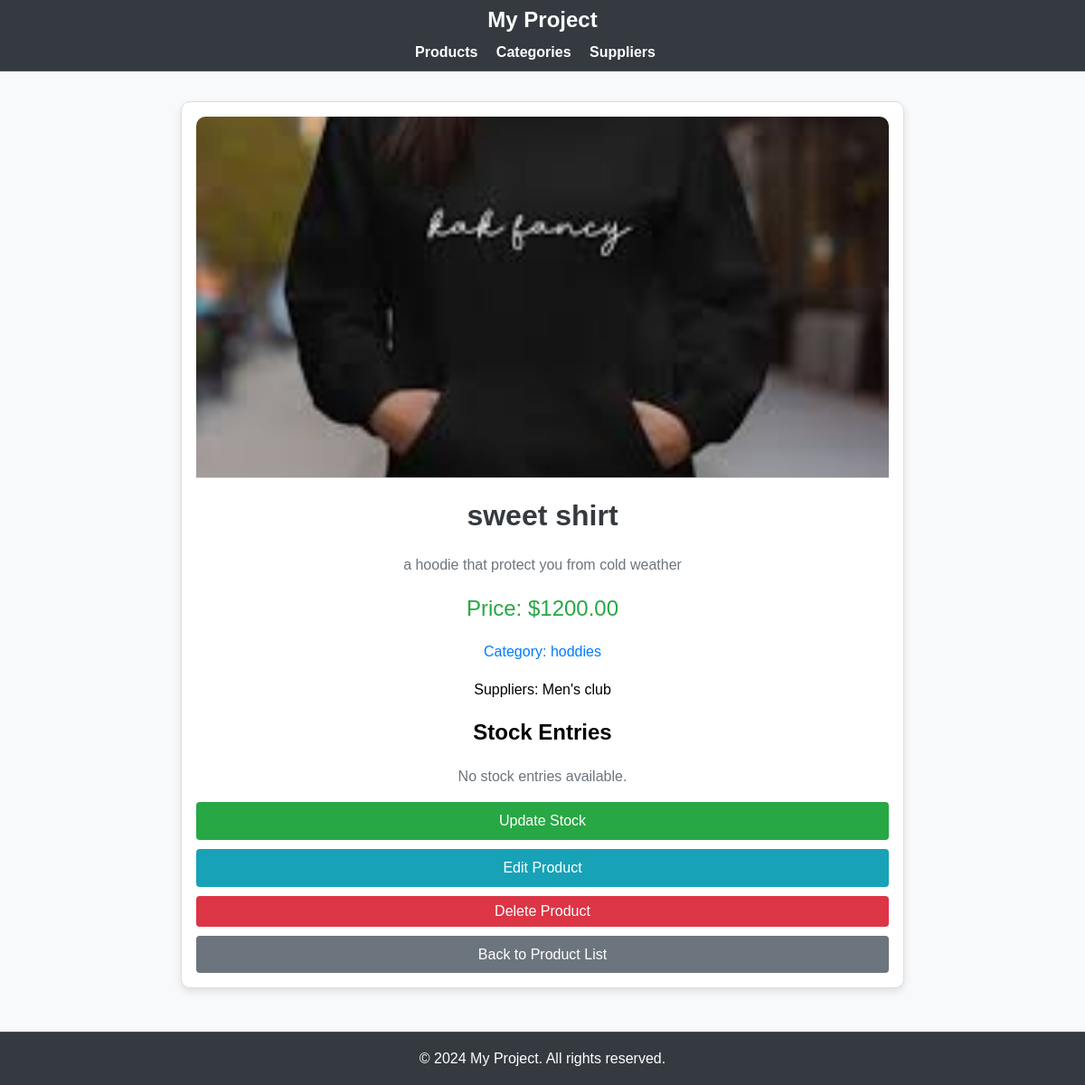
The app's page /products/8/ with its own data.
### inventory/models.py (models this page shows, shortened)
class Product(models.Model):
    name = models.CharField(max_length=100)
    description = models.TextField()
    price = models.DecimalField(max_digits=10, decimal_places=2)
    category = models.ForeignKey(Category, on_delete=models.CASCADE, related_name='products')
    suppliers = models.ManyToManyField(Supplier, related_name='products')
    image = models.ImageField(upload_to='product_images/', null=True, blank=True)

class Category(models.Model):
    name = models.CharField(max_length=100)

class Supplier(models.Model):
    name = models.CharField(max_length=100)
    address= models.CharField(max_length=255, null=True, blank=True)
    logo = models.ImageField(upload_to='supplier_logos/', null=True, blank=True)
    email = models.EmailField(max_length=100, null=True, blank=True)
    website = models.URLField(max_length=200, null=True, blank=True)
    phone_number = models.CharField(max_length=20, null=True, blank=True)

### inventory/views.py (the view)
# urls.py: path('products/<int:pk>/', views.product_detail, name='product_detail'),
def product_detail(request, pk):
    product = get_object_or_404(Product, pk=pk)
    stock_entries = product.stock_entries.all()
    return render(request, 'inventory/product_detail.html', {'product': product, 'stock_entries': stock_entries})

### inventory/templates/inventory/product_detail.html (shortened to what this page needs)
{% extends "base.html" %}
{% block content %}
<div class="product-detail-card">
    <img src="{{ product.image.url }}" alt="{{ product.name }}" class="product-image">
    <h1>{{ product.name }}</h1>
    <p class="product-description">{{ product.description }}</p>
    <p class="product-price">Price: ${{ product.price }}</p>
    <p class="product-category">Category: {{ product.category.name }}</p>
    <p class="product-suppliers">Suppliers:
        {% for supplier in product.suppliers.all %}
            {{ supplier.name }}{% if not forloop.last %}, {% endif %}
        {% endfor %}
    </p>
    <h2>Stock Entries</h2>
    <ul class="stock-list">
        {% for stock in stock_entries %}
        <li>{{ stock.quantity }} units (Last updated: {{ stock.date_updated }})</li>
        {% empty %}
        <li>No stock entries available.</li>
        {% endfor %}
    </ul>
    <div class="product-actions">
        <a class="btn btn-success" href="{% url 'stock_update' pk=product.pk %}">Update Stock</a>
        <a class="btn btn-info" href="{% url 'product_edit' pk=product.pk %}">Edit Product</a>
        <form method="POST" action="{% url 'product_delete' pk=product.pk %}" class="delete-form">
            <button type="submit" class="btn btn-danger">Delete Product</button>
        </form>
        <a class="btn btn-secondary" href="{% url 'product_list' %}">Back to Product List</a>
    </div>
</div>
{% endblock %}

### inventory/static/css/style.css (style rules this page uses)
* { margin: 0; padding: 0; box-sizing: border-box; }
html, body { height: 100%; font-family: Arial, sans-serif; line-height: 1.6; background-color: #f8f9fa; }
body { display: flex; flex-direction: column; }
button { color: #fff; border: none; border-radius: 4px; padding: 0.5rem 1rem; cursor: pointer; font-size: 1rem; transition: background-color 0.3s; display: inline-block; text-align: center; box-sizing: border-box; }
.btn-success { background-color: #28a745; }
.btn-danger { background-color: #dc3545; }
.btn-info { background-color: #17a2b8; }
.btn-secondary { background-color: #6c757d; }
.product-detail-card { background-color: #fff; border: 1px solid #ddd; border-radius: 10px; box-shadow: 0 4px 8px rgba(0, 0, 0, 0.1); padding: 1rem; max-width: 800px; margin: 2rem auto; display: flex; flex-direction: column; align-items: center; }
.product-detail-card img { width: 100%; height: 400px; object-fit: cover; border-bottom: 1px solid #ddd; border-radius: 10px 10px 0 0; }
.product-detail-card h1 { font-size: 2rem; margin: 1rem 0; color: #343a40; }
.product-detail-card .product-description { margin-bottom: 1rem; color: #6c757d; text-align: center; }
.product-detail-card .product-price { font-size: 1.5rem; margin-bottom: 1rem; color: #28a745; text-align: center; }
.product-detail-card .product-category { margin-bottom: 1rem; color: #007bff; text-align: center; }
.product-detail-card .product-suppliers { margin-bottom: 1rem; text-align: center; }
.product-detail-card .stock-list { list-style-type: none; padding: 0; margin: 1rem 0; color: #6c757d; }
.product-detail-card .product-actions { display: flex; flex-direction: column; gap: 10px; width: 100%; align-items: center; }
.product-detail-card .product-actions .btn { display: block; width: 100%; padding: 0.5rem 1rem; border-radius: 4px; text-align: center; text-decoration: none; color: #fff; box-sizing: border-box; }
.product-detail-card .product-actions .btn-success { background-color: #28a745; }
.product-detail-card .product-actions .btn-info { background-color: #17a2b8; }
.product-detail-card .product-actions .btn-danger { background-color: #dc3545; }
.product-detail-card .product-actions .btn-secondary { background-color: #6c757d; }
.product-detail-card .product-actions .delete-form { width: 100%; }
.product-detail-card .product-actions .delete-form button { width: 100%; padding: 0.5rem 1rem; border-radius: 4px; text-align: center; color: #fff; background-color: #dc3545; border: none; cursor: pointer; box-sizing: border-box; transition: background-color 0.3s; }

### records on screen
Product: image (picture), name "sweet shirt", description "a hoodie that protect you from cold weather", price "1200.00", category.name "hoddies"
Supplier: name "Men's club"
